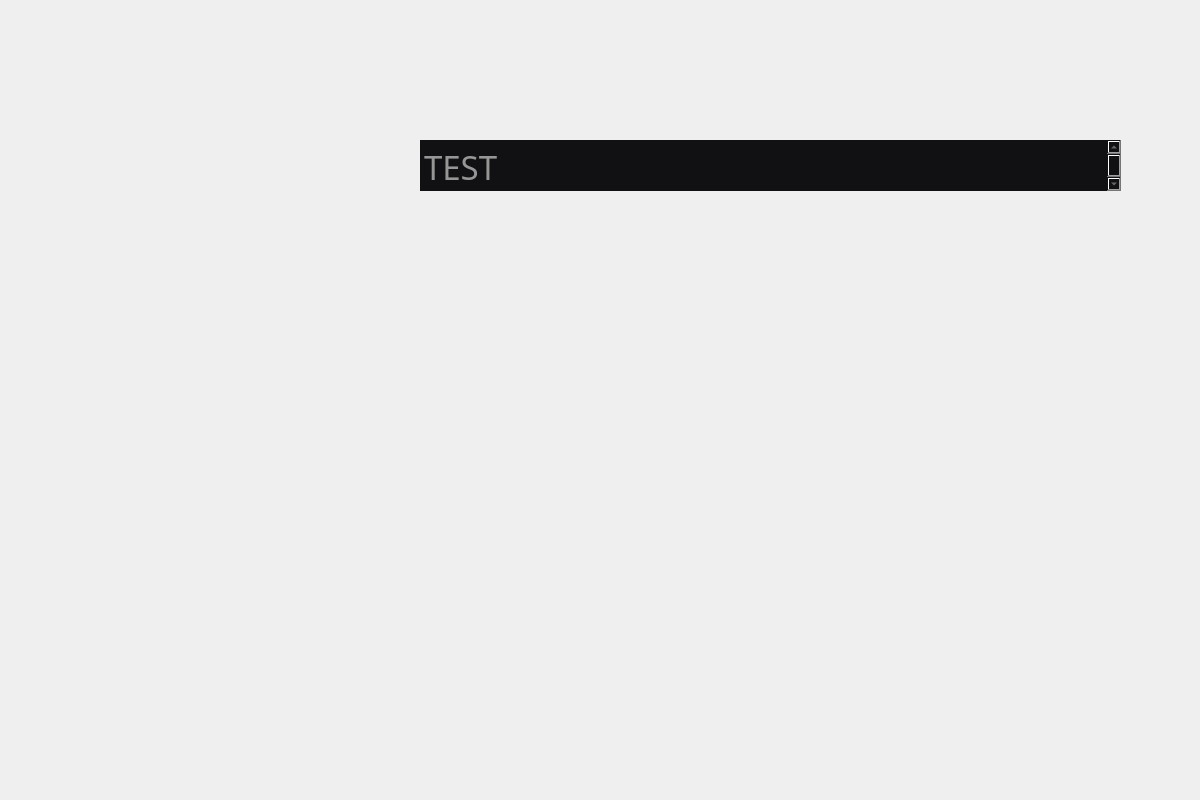
<?xml version="1.0" encoding="UTF-8"?>
<ui version="4.0">
 <class>MainWindow</class>
 <widget class="QMainWindow" name="MainWindow">
  <property name="geometry">
   <rect>
    <x>0</x>
    <y>0</y>
    <width>1200</width>
    <height>800</height>
   </rect>
  </property>
  <property name="minimumSize">
   <size>
    <width>1200</width>
    <height>800</height>
   </size>
  </property>
  <property name="maximumSize">
   <size>
    <width>1200</width>
    <height>800</height>
   </size>
  </property>
  <property name="windowTitle">
   <string>MainWindow</string>
  </property>
  <property name="styleSheet">
   <string notr="true">background: url(C:\Users\Garrett Foy\Documents\Project Matcha\Assets\mockup.png)</string>
  </property>
  <widget class="QWidget" name="centralwidget">
   <widget class="QLabel" name="background">
    <property name="geometry">
     <rect>
      <x>-10</x>
      <y>-20</y>
      <width>1200</width>
      <height>800</height>
     </rect>
    </property>
    <property name="minimumSize">
     <size>
      <width>1200</width>
      <height>800</height>
     </size>
    </property>
    <property name="maximumSize">
     <size>
      <width>1200</width>
      <height>800</height>
     </size>
    </property>
    <property name="lineWidth">
     <number>0</number>
    </property>
    <property name="text">
     <string/>
    </property>
    <property name="pixmap">
     <pixmap>../Assets/settings.png</pixmap>
    </property>
    <property name="scaledContents">
     <bool>true</bool>
    </property>
    <property name="wordWrap">
     <bool>false</bool>
    </property>
    <property name="indent">
     <number>0</number>
    </property>
   </widget>
   <widget class="QPushButton" name="chromebookButton">
    <property name="geometry">
     <rect>
      <x>10</x>
      <y>340</y>
      <width>171</width>
      <height>41</height>
     </rect>
    </property>
    <property name="text">
     <string/>
    </property>
    <property name="flat">
     <bool>true</bool>
    </property>
   </widget>
   <widget class="QPushButton" name="hotspotButton">
    <property name="geometry">
     <rect>
      <x>10</x>
      <y>270</y>
      <width>171</width>
      <height>41</height>
     </rect>
    </property>
    <property name="text">
     <string/>
    </property>
    <property name="flat">
     <bool>true</bool>
    </property>
   </widget>
   <widget class="QPushButton" name="pairButton">
    <property name="geometry">
     <rect>
      <x>0</x>
      <y>190</y>
      <width>191</width>
      <height>51</height>
     </rect>
    </property>
    <property name="text">
     <string/>
    </property>
    <property name="flat">
     <bool>true</bool>
    </property>
   </widget>
   <widget class="QPushButton" name="registerButton">
    <property name="geometry">
     <rect>
      <x>10</x>
      <y>130</y>
      <width>171</width>
      <height>41</height>
     </rect>
    </property>
    <property name="text">
     <string/>
    </property>
    <property name="flat">
     <bool>true</bool>
    </property>
   </widget>
   <widget class="QPushButton" name="exitButton">
    <property name="geometry">
     <rect>
      <x>10</x>
      <y>710</y>
      <width>171</width>
      <height>61</height>
     </rect>
    </property>
    <property name="autoFillBackground">
     <bool>false</bool>
    </property>
    <property name="text">
     <string/>
    </property>
    <property name="flat">
     <bool>true</bool>
    </property>
   </widget>
   <widget class="QPushButton" name="saveButton">
    <property name="geometry">
     <rect>
      <x>530</x>
      <y>640</y>
      <width>261</width>
      <height>81</height>
     </rect>
    </property>
    <property name="text">
     <string/>
    </property>
    <property name="flat">
     <bool>true</bool>
    </property>
   </widget>
   <widget class="QPlainTextEdit" name="serviceKeyInput">
    <property name="geometry">
     <rect>
      <x>420</x>
      <y>140</y>
      <width>701</width>
      <height>51</height>
     </rect>
    </property>
    <property name="font">
     <font>
      <family>Bebas Neue</family>
      <pointsize>25</pointsize>
      <weight>50</weight>
      <bold>false</bold>
      <kerning>true</kerning>
     </font>
    </property>
    <property name="autoFillBackground">
     <bool>false</bool>
    </property>
    <property name="styleSheet">
     <string notr="true">background-color: rgb(17, 17, 19); border: 0px; color: rgb(150,150,150)</string>
    </property>
    <property name="plainText">
     <string>TEST</string>
    </property>
    <property name="overwriteMode">
     <bool>false</bool>
    </property>
    <property name="backgroundVisible">
     <bool>false</bool>
    </property>
    <property name="placeholderText">
     <string/>
    </property>
   </widget>
  </widget>
 </widget>
 <resources/>
 <connections/>
</ui>
